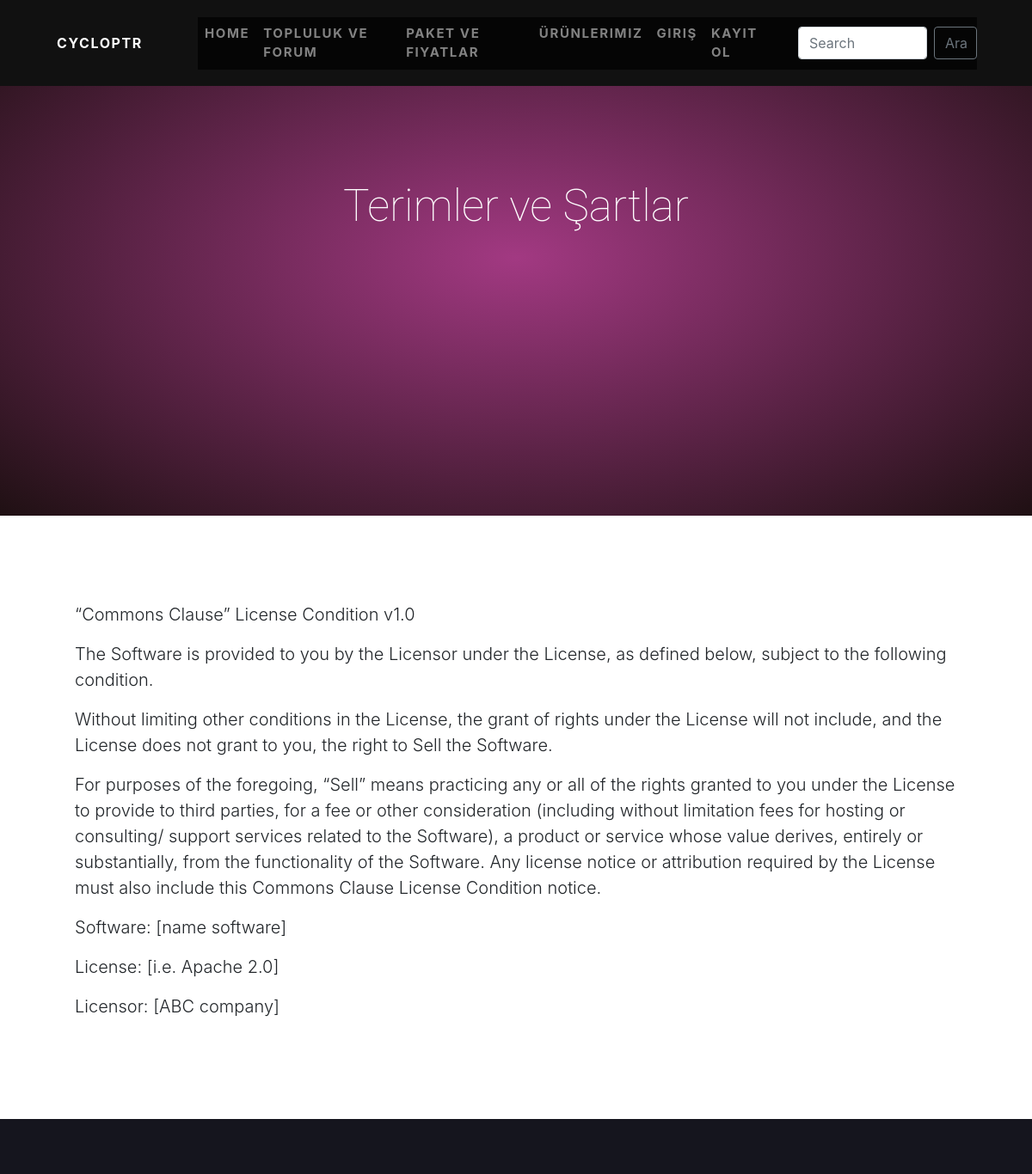
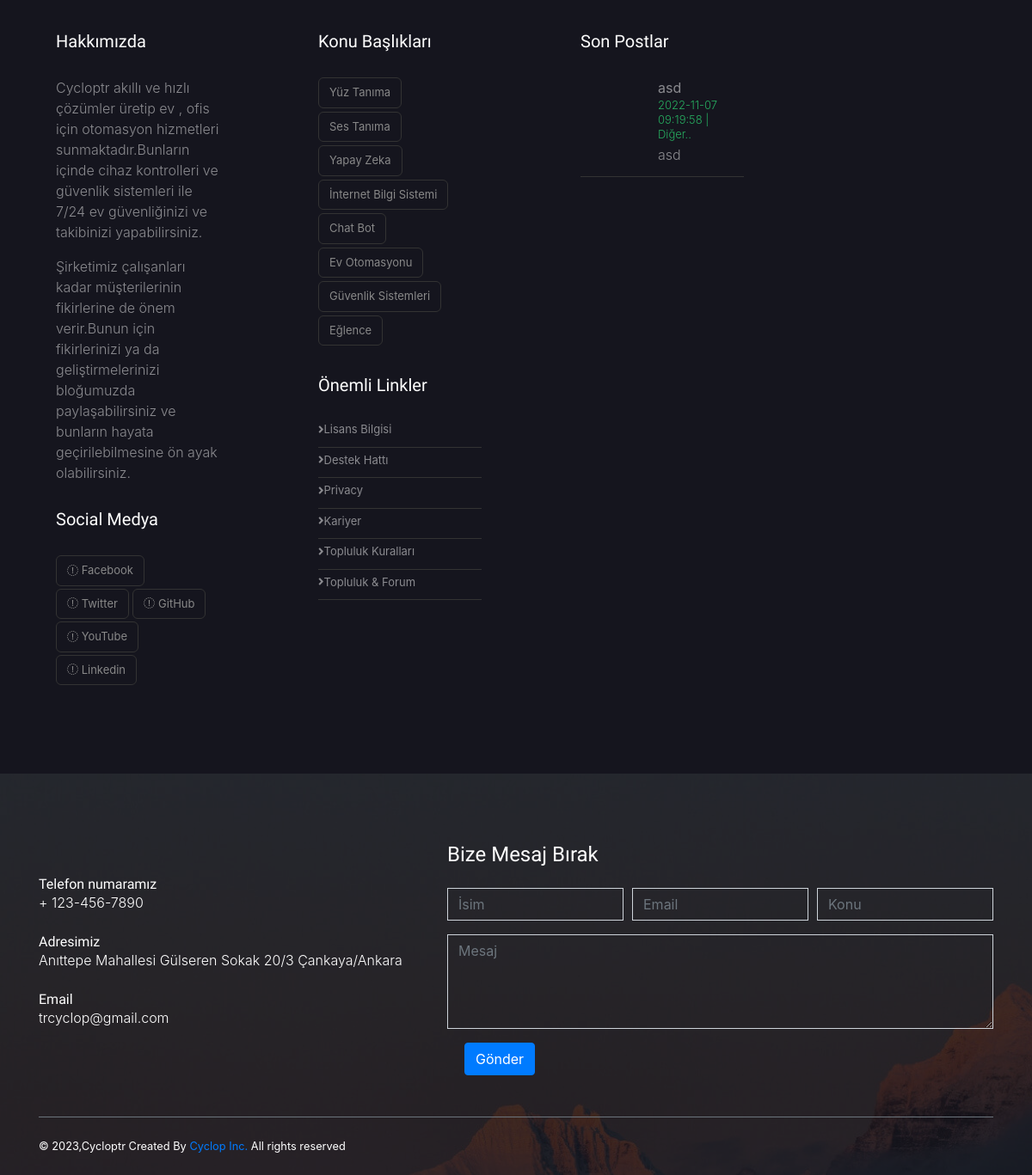
Page /terms-and-conditions on the committed database (2 pictures, top to bottom).
### website/models.py (models this page shows)
class Posts(dbsql.Model):
    id = dbsql.Column(dbsql.Integer , primary_key = True)
    title = dbsql.Column(dbsql.String(255))
    content = dbsql.Column(dbsql.Text)
    date_posted = dbsql.Column(dbsql.DateTime , default=datetime.utcnow)
    slug = dbsql.Column(dbsql.String(255))
    poster_id = dbsql.Column(dbsql.Integer, dbsql.ForeignKey('user.id'))

### website/auth.py (the view)
@auth.route('/terms-and-conditions', methods=["GET"])
def terms_and_conditions():
	posts_for_display=post_parser()
	return render_template("terms_and_conditions.html",user=current_user , posts = posts_for_display)

### website/templates/terms_and_conditions.html (shortened to what this page needs)
<!DOCTYPE html>
<html lang="en">
    <head>
        <link href="//maxcdn.bootstrapcdn.com/bootstrap/4.1.1/css/bootstrap.min.css" rel="stylesheet" id="bootstrap-css">
        <link href="{{ url_for('static', filename='css/pricing.css') }}" rel="stylesheet" type="text/css" />
        <link href="{{ url_for('static', filename='css/footer.css') }}" rel="stylesheet" type="text/css" />
        <link href="{{ url_for('static', filename='css/login.css') }}" rel="stylesheet" type="text/css" />
        <link href="{{ url_for('static', filename='css/contact.css') }}" rel="stylesheet" type="text/css" />
        <link href="{{ url_for('static', filename='css/animation.css') }}" rel="stylesheet" type="text/css" />
        <link href="{{ url_for('static', filename='css/teamcard.css') }}" rel="stylesheet" type="text/css" />
        <link href="{{ url_for('static', filename='css/bootstrapmodified.css') }}" rel="stylesheet" type="text/css" />
        <link href="{{ url_for('static', filename='css/home_search_button.css') }}" rel="stylesheet" type="text/css" />
    </head>
    <body id="page-top">
        <nav class="navbar navbar-expand-lg navbar-dark navbar-custom fixed-top">
            <a class="navbar-brand" href="#page-top" style="margin-left: 50px;">CYCLOPTR</a>
            <div class="container px-5">
                <div class="collapse navbar-collapse" id="navbarResponsive">
                    <ul class="navbar-nav ms-auto">
                        <li class="nav-item">
                            <a class="nav-link" href="/" id="home"class="active" style="font-size:15px ;">Home</a>
                        </li>
                        <li class="nav-item">
                            <a class="nav-link" href="/show-posts" id="show_posts" style="font-size:15px ;">Topluluk ve Forum</a>
                        </li>
                        <li class="nav-item">
                            <a class="nav-link" href="/pricing" id="pricing" style="font-size:15px ;">Paket Ve Fiyatlar</a>
                        </li>
                        <li class="nav-item">
                            <a class="nav-link" href="/add_to_cart" id="show_products" style="font-size:15px ;">Ürünlerimiz</a>
                        </li>
                        {% if not current_user.is_authenticated %}
                        <li class="nav-item">
                            <a class="nav-link" href="/login" id="login" style="font-size:15px ;">Giriş</a>
                        </li >
                        <li class="nav-item">
                            <a class="nav-link" href="/sign-up" id="signUp" style="font-size:15px ;">Kayıt Ol</a>
                        </li>
                        {% endif %}
                    </ul>
                    <form method="POST" action="{{ url_for('auth.search')}}" class="d-flex" >
                        <input class="form-control me-2" type="search" placeholder="Search" aria-label="Search" name="searched">
                        <button class="btn btn-outline-secondary" type="submit">Ara</button>
                    </form>
                </div>
            </div>
        </nav>
        <header class="masthead text-center text-white">
            <p id='head6' class='header'>Terimler ve Şartlar</p>
        </header>
        <section id="scroll" style="margin-top: 100px;margin-bottom: 100px;">
            <form method="POST">
                <form action="/">
                    <div class="container px-5">
                        <div class="row gx-5 align-items-center">
                            <div class="containment">
                                <p style="font-size:20px ;">“Commons Clause” License Condition v1.0</p>
                                <p style="font-size:20px ;">The Software is provided to you by the Licensor under the License, as defined below, subject to the following condition.</p>
                                <p style="font-size:20px ;">Without limiting other conditions in the License, the grant of rights under the License will not include, and the License does not grant to you, the right to Sell the Software.</p>
                                <p style="font-size:20px ;">For purposes of the foregoing, “Sell” means practicing any or all of the rights granted to you under the License to provide to third parties, for a fee or other consideration (including without limitation fees for hosting or consulting/ support services related to the Software), a product or service whose value derives, entirely or substantially, from the functionality of the Software. Any license notice or attribution required by the License must also include this Commons Clause License Condition notice.</p>
                                <p style="font-size:20px ;">Software: [name software]</p>
                                <p style="font-size:20px ;">License: [i.e. Apache 2.0]</p>
                                <p style="font-size:20px ;">Licensor: [ABC company]</p>
                            </div>
                        </div>
                    </div>
                </form>
            </form>
        </section>
        <footer class="kilimanjaro_area">
            <div class="foo_top_header_one section_padding_100_70">
                <div class="container">
                    <div class="row">
                        <div class="col-12 col-md-6 col-lg-3" style="width: 240px;">
                            <div class="kilimanjaro_part">
                                <h5>Hakkımızda</h5>
                                <p>Cycloptr akıllı ve hızlı çözümler üretip ev , ofis için otomasyon hizmetleri sunmaktadır.Bunların içinde cihaz kontrolleri ve güvenlik sistemleri ile 7/24 ev güvenliğinizi ve takibinizi yapabilirsiniz. </p>
                                <p>Şirketimiz çalışanları kadar müşterilerinin fikirlerine de önem verir.Bunun için fikirlerinizi ya da geliştirmelerinizi bloğumuzda paylaşabilirsiniz ve bunların hayata geçirilebilmesine ön ayak olabilirsiniz.</p>
                            </div>
                            <div class="kilimanjaro_part m-top-15">
                                <h5>Social Medya</h5>
                                <ul class="kilimanjaro_social_links">
                                    <li><a href="#"><i class="fa fa-facebook" aria-hidden="true"></i> Facebook</a></li>
                                    <li><a href="#"><i class="fa fa-twitter" aria-hidden="true"></i> Twitter</a></li>
                                    <li><a target="_blank" href="https://github.com/SAOCyper" ><i class="fa fa-github" aria-hidden="true"></i> GitHub</a></li>
                                    <li><a href="#"><i class="fa fa-youtube" aria-hidden="true"></i> YouTube</a></li>
                                    <li><a href="#"><i class="fa fa-linkedin" aria-hidden="true"></i> Linkedin</a></li>
                                </ul>
                            </div>
                        </div>
                        <div class="col-12 col-md-6 col-lg-3" style="width: 240px;">
                            <div class="kilimanjaro_part">
                                <h5>Konu Başlıkları</h5>
                                <ul class=" kilimanjaro_widget">
                                    <li><a href="#">Yüz Tanıma</a></li>
                                    <li><a href="#">Ses Tanıma</a></li>
                                    <li><a href="#">Yapay Zeka</a></li>
                                    <li><a href="#">İnternet Bilgi Sistemi</a></li>
                                    <li><a href="#">Chat Bot</a></li>
                                    <li><a href="#">Ev Otomasyonu</a></li>
                                    <li><a href="#">Güvenlik Sistemleri</a></li>
                                    <li><a href="#">Eğlence</a></li>
                                </ul>
                            </div>
                            <div class="kilimanjaro_part m-top-15">
                                <h5>Önemli Linkler</h5>
                                <ul class="kilimanjaro_links">
                                    <li><a href="terms-and-conditions"><i class="fa fa-angle-right" aria-hidden="true"></i>Lisans Bilgisi</a></li>
                                    <li><a href="#"><i class="fa fa-angle-right" aria-hidden="true"></i>Destek Hattı</a></li>
                                    <li><a href="privacy-policy"><i class="fa fa-angle-right" aria-hidden="true"></i>Privacy</a></li>
                                    <li><a href="#"><i class="fa fa-angle-right" aria-hidden="true"></i>Kariyer</a></li>
                                    <li><a href="#"><i class="fa fa-angle-right" aria-hidden="true"></i>Topluluk Kuralları</a></li>
                                    <li><a href="show-posts"><i class="fa fa-angle-right" aria-hidden="true"></i>Topluluk & Forum</a></li>
                                </ul>
                            </div>
                        </div>
                        <div class="col-12 col-md-6 col-lg-3" >
                            <div class="kilimanjaro_part">
                                <h5>Son Postlar</h5>
                                {% for post in posts %}
                                    <div class="kilimanjaro_blog_area">
                                        <div class="kilimanjaro_thumb">
                                        </div>
                                        <a href="#">{{ post.title}}</a><br/>
                                        <p class="kilimanjaro_date">{{ post.date_posted}} | {{ post.slug}}</p>
                                        <p>{{ post.content|safe}}</p>
                                    </div>
                                {% endfor %}
                            </div>
                        </div>
                    </div>
                </div>
            </div>
        </footer>
        <section id="contact" class="section has-img-bg pb-0" style="background: url('../static/images/section.jpg');">
            <div class="container">
                <div class="row align-items-center">
                    <div class="col-md-5 my-3">
                        <h6 class="mb-0">Telefon numaramız</h6>
                        <p class="mb-4">+ 123-456-7890</p>
                        <h6 class="mb-0">Adresimiz</h6>
                        <p class="mb-4">Anıttepe Mahallesi Gülseren Sokak 20/3 Çankaya/Ankara</p>
                        <h6 class="mb-0">Email</h6>
                        <p class="mb-0">trcyclop@gmail.com</p>
                    </div>
                    <div class="col-md-7">
                        <form method="POST" action="send_messages">
                            <h4 class="mb-4">Bize Mesaj Bırak</h4>
                            <div class="form-row">
                                <div class="form-group col-sm-4">
                                    <input type="text" class="form-control text-white rounded-0 bg-transparent" name="name" placeholder="İsim">
                                </div>
                                <div class="form-group col-sm-4">
                                    <input type="email" class="form-control text-white rounded-0 bg-transparent" name="email" placeholder="Email">
                                </div>
                                <div class="form-group col-sm-4">
                                    <input type="text" class="form-control text-white rounded-0 bg-transparent" name="subject" placeholder="Konu">
                                </div>
                                <div class="form-group col-12" style="margin:auto ;">
                                    <textarea name="message" id="" cols="30" rows="4" class="form-control text-white rounded-0 bg-transparent" placeholder="Mesaj"></textarea>
                                </div>
                                <div class="form-group col-12 mb-0">
                                    <button type="submit" class="btn btn-primary rounded w-md mt-3">Gönder</button>
                                </div>
                            </div>
                        </form>
                    </div>
                </div>
                <footer class="mt-5 py-4 border-top border-secondary">
                    <p class="mb-0 small">&copy; <script>document.write(new Date().getFullYear())</script>,Cycloptr Created By  <a href="https://cycloptr.com/" target="_blank"> Cyclop Inc.</a>  All rights reserved </p>
                </footer>
            </div>
        </section>
    </body>
</html>

### rows in the picture
Posts: title "asd", date_posted "2022-11-07 09:19:58", slug "Diğer..", content "asd"
